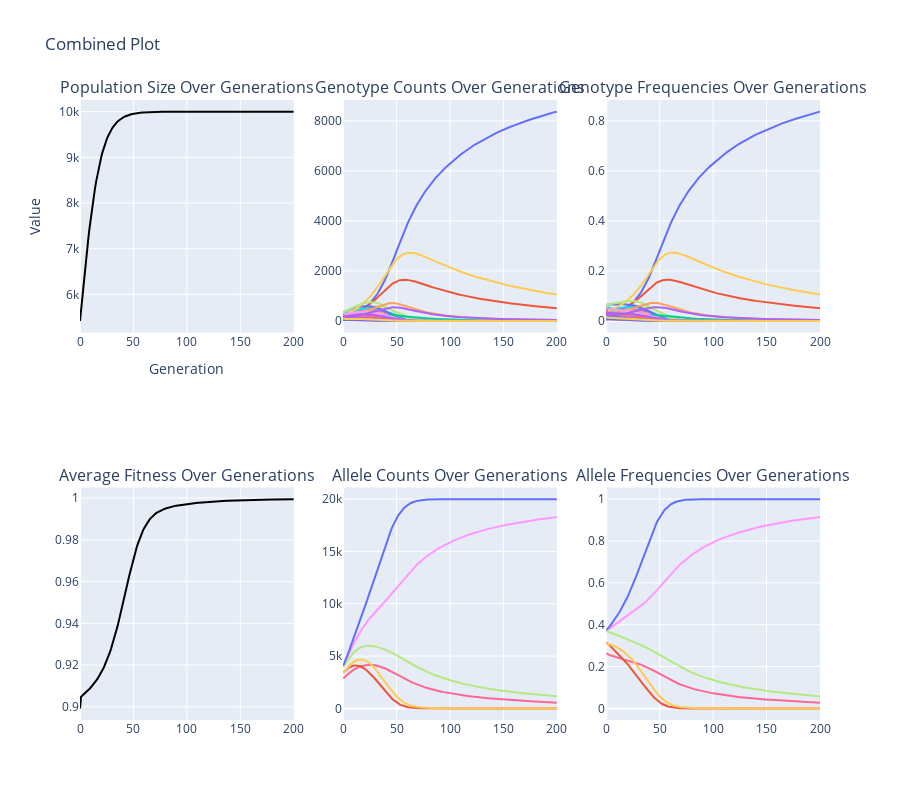

Source (notebook cell):
### Code cell
# 2 locus, 3 alleles each (Randomly generated, not HW equilibrium)

generations=200
growth_rate=0.1
drift=0
carrying_capacity = 10000


num_loci = 2
num_alleles = 3
population_size = 10000
random_seed = 0
genotype_counts, genotype_fitness = generate_genotype_data(num_loci, num_alleles, population_size, random_seed)

# print("Genotype Counts:")
# for genotype, count in genotype_counts.items():
#     print(f"{genotype}: {count}")

# print("\nGenotype Fitness:")
# for genotype, fitness in genotype_fitness.items():
#     print(f"{genotype}: {fitness}")

mutations=None

next_genotype_frequencies(generations, genotype_counts, genotype_fitness, growth_rate, carrying_capacity, drift, mutations)

### Figure 1 — Plotly figure (JSON) as saved in the notebook; plotly's stock layout.template omitted (floating-point values rounded to 4 significant figures; data arrays with more than 128 entries replaced by an {"elided": "..."} marker saying what was removed)
{"data": [{"hoverinfo": "text", "line": {"color": "black"}, "mode": "lines", "name": "Population Size", "showlegend": false, "text": {"elided": "201 str values"}, "type": "scatter", "x": {"elided": "201 int values"}, "xaxis": "x", "y": {"elided": "201 float values"}, "yaxis": "y"}, {"hoverinfo": "text", "line": {"color": "#EF553B"}, "mode": "lines", "name": "A1A1, B1B1", "showlegend": false, "text": {"elided": "201 str values"}, "type": "scatter", "x": {"elided": "201 int values"}, "xaxis": "x2", "y": {"elided": "201 int values"}, "yaxis": "y2"}, {"hoverinfo": "text", "line": {"color": "#AB63FA"}, "mode": "lines", "name": "A1A1, B1B2", "showlegend": false, "text": {"elided": "201 str values"}, "type": "scatter", "x": {"elided": "201 int values"}, "xaxis": "x2", "y": {"elided": "201 int values"}, "yaxis": "y2"}, {"hoverinfo": "text", "line": {"color": "#EF553B"}, "mode": "lines", "name": "A1A1, B1B3", "showlegend": false, "text": {"elided": "201 str values"}, "type": "scatter", "x": {"elided": "201 int values"}, "xaxis": "x2", "y": {"elided": "201 int values"}, "yaxis": "y2"}, {"hoverinfo": "text", "line": {"color": "#636EFA"}, "mode": "lines", "name": "A1A1, B2B2", "showlegend": false, "text": {"elided": "201 str values"}, "type": "scatter", "x": {"elided": "201 int values"}, "xaxis": "x2", "y": {"elided": "201 int values"}, "yaxis": "y2"}, {"hoverinfo": "text", "line": {"color": "#B6E880"}, "mode": "lines", "name": "A1A1, B2B3", "showlegend": false, "text": {"elided": "201 str values"}, "type": "scatter", "x": {"elided": "201 int values"}, "xaxis": "x2", "y": {"elided": "201 int values"}, "yaxis": "y2"}, {"hoverinfo": "text", "line": {"color": "#FF6692"}, "mode": "lines", "name": "A1A1, B3B3", "showlegend": false, "text": {"elided": "201 str values"}, "type": "scatter", "x": {"elided": "201 int values"}, "xaxis": "x2", "y": {"elided": "201 int values"}, "yaxis": "y2"}, {"hoverinfo": "text", "line": {"color": "#00CC96"}, "mode": "lines", "name": "A1A2, B1B1", "showlegend": false, "text": {"elided": "201 str values"}, "type": "scatter", "x": {"elided": "201 int values"}, "xaxis": "x2", "y": {"elided": "201 int values"}, "yaxis": "y2"}, {"hoverinfo": "text", "line": {"color": "#FFA15A"}, "mode": "lines", "name": "A1A2, B1B2", "showlegend": false, "text": {"elided": "201 str values"}, "type": "scatter", "x": {"elided": "201 int values"}, "xaxis": "x2", "y": {"elided": "201 int values"}, "yaxis": "y2"}, {"hoverinfo": "text", "line": {"color": "#00CC96"}, "mode": "lines", "name": "A1A2, B1B3", "showlegend": false, "text": {"elided": "201 str values"}, "type": "scatter", "x": {"elided": "201 int values"}, "xaxis": "x2", "y": {"elided": "201 int values"}, "yaxis": "y2"}, {"hoverinfo": "text", "line": {"color": "#EF553B"}, "mode": "lines", "name": "A1A2, B2B2", "showlegend": false, "text": {"elided": "201 str values"}, "type": "scatter", "x": {"elided": "201 int values"}, "xaxis": "x2", "y": {"elided": "201 int values"}, "yaxis": "y2"}, {"hoverinfo": "text", "line": {"color": "#19D3F3"}, "mode": "lines", "name": "A1A2, B2B3", "showlegend": false, "text": {"elided": "201 str values"}, "type": "scatter", "x": {"elided": "201 int values"}, "xaxis": "x2", "y": {"elided": "201 int values"}, "yaxis": "y2"}, {"hoverinfo": "text", "line": {"color": "#FFA15A"}, "mode": "lines", "name": "A1A2, B3B3", "showlegend": false, "text": {"elided": "201 str values"}, "type": "scatter", "x": {"elided": "201 int values"}, "xaxis": "x2", "y": {"elided": "201 int values"}, "yaxis": "y2"}, {"hoverinfo": "text", "line": {"color": "#FECB52"}, "mode": "lines", "name": "A1A3, B1B1", "showlegend": false, "text": {"elided": "201 str values"}, "type": "scatter", "x": {"elided": "201 int values"}, "xaxis": "x2", "y": {"elided": "201 int values"}, "yaxis": "y2"}, {"hoverinfo": "text", "line": {"color": "#636EFA"}, "mode": "lines", "name": "A1A3, B1B2", "showlegend": false, "text": {"elided": "201 str values"}, "type": "scatter", "x": {"elided": "201 int values"}, "xaxis": "x2", "y": {"elided": "201 int values"}, "yaxis": "y2"}, {"hoverinfo": "text", "line": {"color": "#19D3F3"}, "mode": "lines", "name": "A1A3, B1B3", "showlegend": false, "text": {"elided": "201 str values"}, "type": "scatter", "x": {"elided": "201 int values"}, "xaxis": "x2", "y": {"elided": "201 int values"}, "yaxis": "y2"}, {"hoverinfo": "text", "line": {"color": "#FECB52"}, "mode": "lines", "name": "A1A3, B2B2", "showlegend": false, "text": {"elided": "201 str values"}, "type": "scatter", "x": {"elided": "201 int values"}, "xaxis": "x2", "y": {"elided": "201 int values"}, "yaxis": "y2"}, {"hoverinfo": "text", "line": {"color": "#B6E880"}, "mode": "lines", "name": "A1A3, B2B3", "showlegend": false, "text": {"elided": "201 str values"}, "type": "scatter", "x": {"elided": "201 int values"}, "xaxis": "x2", "y": {"elided": "201 int values"}, "yaxis": "y2"}, {"hoverinfo": "text", "line": {"color": "#19D3F3"}, "mode": "lines", "name": "A1A3, B3B3", "showlegend": false, "text": {"elided": "201 str values"}, "type": "scatter", "x": {"elided": "201 int values"}, "xaxis": "x2", "y": {"elided": "201 int values"}, "yaxis": "y2"}, {"hoverinfo": "text", "line": {"color": "#FF6692"}, "mode": "lines", "name": "A2A2, B1B1", "showlegend": false, "text": {"elided": "201 str values"}, "type": "scatter", "x": {"elided": "201 int values"}, "xaxis": "x2", "y": {"elided": "201 int values"}, "yaxis": "y2"}, {"hoverinfo": "text", "line": {"color": "#FF97FF"}, "mode": "lines", "name": "A2A2, B1B2", "showlegend": false, "text": {"elided": "201 str values"}, "type": "scatter", "x": {"elided": "201 int values"}, "xaxis": "x2", "y": {"elided": "201 int values"}, "yaxis": "y2"}, {"hoverinfo": "text", "line": {"color": "#FF97FF"}, "mode": "lines", "name": "A2A2, B1B3", "showlegend": false, "text": {"elided": "201 str values"}, "type": "scatter", "x": {"elided": "201 int values"}, "xaxis": "x2", "y": {"elided": "201 int values"}, "yaxis": "y2"}, {"hoverinfo": "text", "line": {"color": "#00CC96"}, "mode": "lines", "name": "A2A2, B2B2", "showlegend": false, "text": {"elided": "201 str values"}, "type": "scatter", "x": {"elided": "201 int values"}, "xaxis": "x2", "y": {"elided": "201 int values"}, "yaxis": "y2"}, {"hoverinfo": "text", "line": {"color": "#EF553B"}, "mode": "lines", "name": "A2A2, B2B3", "showlegend": false, "text": {"elided": "201 str values"}, "type": "scatter", "x": {"elided": "201 int values"}, "xaxis": "x2", "y": {"elided": "201 int values"}, "yaxis": "y2"}, {"hoverinfo": "text", "line": {"color": "#636EFA"}, "mode": "lines", "name": "A2A2, B3B3", "showlegend": false, "text": {"elided": "201 str values"}, "type": "scatter", "x": {"elided": "201 int values"}, "xaxis": "x2", "y": {"elided": "201 int values"}, "yaxis": "y2"}, {"hoverinfo": "text", "line": {"color": "#19D3F3"}, "mode": "lines", "name": "A2A3, B1B1", "showlegend": false, "text": {"elided": "201 str values"}, "type": "scatter", "x": {"elided": "201 int values"}, "xaxis": "x2", "y": {"elided": "201 int values"}, "yaxis": "y2"}, {"hoverinfo": "text", "line": {"color": "#B6E880"}, "mode": "lines", "name": "A2A3, B1B2", "showlegend": false, "text": {"elided": "201 str values"}, "type": "scatter", "x": {"elided": "201 int values"}, "xaxis": "x2", "y": {"elided": "201 int values"}, "yaxis": "y2"}, {"hoverinfo": "text", "line": {"color": "#FFA15A"}, "mode": "lines", "name": "A2A3, B1B3", "showlegend": false, "text": {"elided": "201 str values"}, "type": "scatter", "x": {"elided": "201 int values"}, "xaxis": "x2", "y": {"elided": "201 int values"}, "yaxis": "y2"}, {"hoverinfo": "text", "line": {"color": "#FFA15A"}, "mode": "lines", "name": "A2A3, B2B2", "showlegend": false, "text": {"elided": "201 str values"}, "type": "scatter", "x": {"elided": "201 int values"}, "xaxis": "x2", "y": {"elided": "201 int values"}, "yaxis": "y2"}, {"hoverinfo": "text", "line": {"color": "#FF97FF"}, "mode": "lines", "name": "A2A3, B2B3", "showlegend": false, "text": {"elided": "201 str values"}, "type": "scatter", "x": {"elided": "201 int values"}, "xaxis": "x2", "y": {"elided": "201 int values"}, "yaxis": "y2"}, {"hoverinfo": "text", "line": {"color": "#00CC96"}, "mode": "lines", "name": "A2A3, B3B3", "showlegend": false, "text": {"elided": "201 str values"}, "type": "scatter", "x": {"elided": "201 int values"}, "xaxis": "x2", "y": {"elided": "201 int values"}, "yaxis": "y2"}, {"hoverinfo": "text", "line": {"color": "#636EFA"}, "mode": "lines", "name": "A3A3, B1B1", "showlegend": false, "text": {"elided": "201 str values"}, "type": "scatter", "x": {"elided": "201 int values"}, "xaxis": "x2", "y": {"elided": "201 int values"}, "yaxis": "y2"}, {"hoverinfo": "text", "line": {"color": "#FF6692"}, "mode": "lines", "name": "A3A3, B1B2", "showlegend": false, "text": {"elided": "201 str values"}, "type": "scatter", "x": {"elided": "201 int values"}, "xaxis": "x2", "y": {"elided": "201 int values"}, "yaxis": "y2"}, {"hoverinfo": "text", "line": {"color": "#AB63FA"}, "mode": "lines", "name": "A3A3, B1B3", "showlegend": false, "text": {"elided": "201 str values"}, "type": "scatter", "x": {"elided": "201 int values"}, "xaxis": "x2", "y": {"elided": "201 int values"}, "yaxis": "y2"}, {"hoverinfo": "text", "line": {"color": "#AB63FA"}, "mode": "lines", "name": "A3A3, B2B2", "showlegend": false, "text": {"elided": "201 str values"}, "type": "scatter", "x": {"elided": "201 int values"}, "xaxis": "x2", "y": {"elided": "201 int values"}, "yaxis": "y2"}, {"hoverinfo": "text", "line": {"color": "#AB63FA"}, "mode": "lines", "name": "A3A3, B2B3", "showlegend": false, "text": {"elided": "201 str values"}, "type": "scatter", "x": {"elided": "201 int values"}, "xaxis": "x2", "y": {"elided": "201 int values"}, "yaxis": "y2"}, {"hoverinfo": "text", "line": {"color": "#FECB52"}, "mode": "lines", "name": "A3A3, B3B3", "showlegend": false, "text": {"elided": "201 str values"}, "type": "scatter", "x": {"elided": "201 int values"}, "xaxis": "x2", "y": {"elided": "201 int values"}, "yaxis": "y2"}, {"hoverinfo": "text", "line": {"color": "#EF553B"}, "mode": "lines", "name": "A1A1, B1B1", "showlegend": false, "text": {"elided": "201 str values"}, "type": "scatter", "x": {"elided": "201 int values"}, "xaxis": "x3", "y": {"elided": "201 float values"}, "yaxis": "y3"}, {"hoverinfo": "text", "line": {"color": "#AB63FA"}, "mode": "lines", "name": "A1A1, B1B2", "showlegend": false, "text": {"elided": "201 str values"}, "type": "scatter", "x": {"elided": "201 int values"}, "xaxis": "x3", "y": {"elided": "201 float values"}, "yaxis": "y3"}, {"hoverinfo": "text", "line": {"color": "#EF553B"}, "mode": "lines", "name": "A1A1, B1B3", "showlegend": false, "text": {"elided": "201 str values"}, "type": "scatter", "x": {"elided": "201 int values"}, "xaxis": "x3", "y": {"elided": "201 float values"}, "yaxis": "y3"}, {"hoverinfo": "text", "line": {"color": "#636EFA"}, "mode": "lines", "name": "A1A1, B2B2", "showlegend": false, "text": {"elided": "201 str values"}, "type": "scatter", "x": {"elided": "201 int values"}, "xaxis": "x3", "y": {"elided": "201 float values"}, "yaxis": "y3"}, {"hoverinfo": "text", "line": {"color": "#B6E880"}, "mode": "lines", "name": "A1A1, B2B3", "showlegend": false, "text": {"elided": "201 str values"}, "type": "scatter", "x": {"elided": "201 int values"}, "xaxis": "x3", "y": {"elided": "201 float values"}, "yaxis": "y3"}, {"hoverinfo": "text", "line": {"color": "#FF6692"}, "mode": "lines", "name": "A1A1, B3B3", "showlegend": false, "text": {"elided": "201 str values"}, "type": "scatter", "x": {"elided": "201 int values"}, "xaxis": "x3", "y": {"elided": "201 float values"}, "yaxis": "y3"}, {"hoverinfo": "text", "line": {"color": "#00CC96"}, "mode": "lines", "name": "A1A2, B1B1", "showlegend": false, "text": {"elided": "201 str values"}, "type": "scatter", "x": {"elided": "201 int values"}, "xaxis": "x3", "y": {"elided": "201 float values"}, "yaxis": "y3"}, {"hoverinfo": "text", "line": {"color": "#FFA15A"}, "mode": "lines", "name": "A1A2, B1B2", "showlegend": false, "text": {"elided": "201 str values"}, "type": "scatter", "x": {"elided": "201 int values"}, "xaxis": "x3", "y": {"elided": "201 float values"}, "yaxis": "y3"}, {"hoverinfo": "text", "line": {"color": "#00CC96"}, "mode": "lines", "name": "A1A2, B1B3", "showlegend": false, "text": {"elided": "201 str values"}, "type": "scatter", "x": {"elided": "201 int values"}, "xaxis": "x3", "y": {"elided": "201 float values"}, "yaxis": "y3"}, {"hoverinfo": "text", "line": {"color": "#EF553B"}, "mode": "lines", "name": "A1A2, B2B2", "showlegend": false, "text": {"elided": "201 str values"}, "type": "scatter", "x": {"elided": "201 int values"}, "xaxis": "x3", "y": {"elided": "201 float values"}, "yaxis": "y3"}, {"hoverinfo": "text", "line": {"color": "#19D3F3"}, "mode": "lines", "name": "A1A2, B2B3", "showlegend": false, "text": {"elided": "201 str values"}, "type": "scatter", "x": {"elided": "201 int values"}, "xaxis": "x3", "y": {"elided": "201 float values"}, "yaxis": "y3"}, {"hoverinfo": "text", "line": {"color": "#FFA15A"}, "mode": "lines", "name": "A1A2, B3B3", "showlegend": false, "text": {"elided": "201 str values"}, "type": "scatter", "x": {"elided": "201 int values"}, "xaxis": "x3", "y": {"elided": "201 float values"}, "yaxis": "y3"}, {"hoverinfo": "text", "line": {"color": "#FECB52"}, "mode": "lines", "name": "A1A3, B1B1", "showlegend": false, "text": {"elided": "201 str values"}, "type": "scatter", "x": {"elided": "201 int values"}, "xaxis": "x3", "y": {"elided": "201 float values"}, "yaxis": "y3"}, {"hoverinfo": "text", "line": {"color": "#636EFA"}, "mode": "lines", "name": "A1A3, B1B2", "showlegend": false, "text": {"elided": "201 str values"}, "type": "scatter", "x": {"elided": "201 int values"}, "xaxis": "x3", "y": {"elided": "201 float values"}, "yaxis": "y3"}, {"hoverinfo": "text", "line": {"color": "#19D3F3"}, "mode": "lines", "name": "A1A3, B1B3", "showlegend": false, "text": {"elided": "201 str values"}, "type": "scatter", "x": {"elided": "201 int values"}, "xaxis": "x3", "y": {"elided": "201 float values"}, "yaxis": "y3"}, {"hoverinfo": "text", "line": {"color": "#FECB52"}, "mode": "lines", "name": "A1A3, B2B2", "showlegend": false, "text": {"elided": "201 str values"}, "type": "scatter", "x": {"elided": "201 int values"}, "xaxis": "x3", "y": {"elided": "201 float values"}, "yaxis": "y3"}, {"hoverinfo": "text", "line": {"color": "#B6E880"}, "mode": "lines", "name": "A1A3, B2B3", "showlegend": false, "text": {"elided": "201 str values"}, "type": "scatter", "x": {"elided": "201 int values"}, "xaxis": "x3", "y": {"elided": "201 float values"}, "yaxis": "y3"}, {"hoverinfo": "text", "line": {"color": "#19D3F3"}, "mode": "lines", "name": "A1A3, B3B3", "showlegend": false, "text": {"elided": "201 str values"}, "type": "scatter", "x": {"elided": "201 int values"}, "xaxis": "x3", "y": {"elided": "201 float values"}, "yaxis": "y3"}, {"hoverinfo": "text", "line": {"color": "#FF6692"}, "mode": "lines", "name": "A2A2, B1B1", "showlegend": false, "text": {"elided": "201 str values"}, "type": "scatter", "x": {"elided": "201 int values"}, "xaxis": "x3", "y": {"elided": "201 float values"}, "yaxis": "y3"}, {"hoverinfo": "text", "line": {"color": "#FF97FF"}, "mode": "lines", "name": "A2A2, B1B2", "showlegend": false, "text": {"elided": "201 str values"}, "type": "scatter", "x": {"elided": "201 int values"}, "xaxis": "x3", "y": {"elided": "201 float values"}, "yaxis": "y3"}, {"hoverinfo": "text", "line": {"color": "#FF97FF"}, "mode": "lines", "name": "A2A2, B1B3", "showlegend": false, "text": {"elided": "201 str values"}, "type": "scatter", "x": {"elided": "201 int values"}, "xaxis": "x3", "y": {"elided": "201 float values"}, "yaxis": "y3"}, {"hoverinfo": "text", "line": {"color": "#00CC96"}, "mode": "lines", "name": "A2A2, B2B2", "showlegend": false, "text": {"elided": "201 str values"}, "type": "scatter", "x": {"elided": "201 int values"}, "xaxis": "x3", "y": {"elided": "201 float values"}, "yaxis": "y3"}, {"hoverinfo": "text", "line": {"color": "#EF553B"}, "mode": "lines", "name": "A2A2, B2B3", "showlegend": false, "text": {"elided": "201 str values"}, "type": "scatter", "x": {"elided": "201 int values"}, "xaxis": "x3", "y": {"elided": "201 float values"}, "yaxis": "y3"}, {"hoverinfo": "text", "line": {"color": "#636EFA"}, "mode": "lines", "name": "A2A2, B3B3", "showlegend": false, "text": {"elided": "201 str values"}, "type": "scatter", "x": {"elided": "201 int values"}, "xaxis": "x3", "y": {"elided": "201 float values"}, "yaxis": "y3"}, {"hoverinfo": "text", "line": {"color": "#19D3F3"}, "mode": "lines", "name": "A2A3, B1B1", "showlegend": false, "text": {"elided": "201 str values"}, "type": "scatter", "x": {"elided": "201 int values"}, "xaxis": "x3", "y": {"elided": "201 float values"}, "yaxis": "y3"}, {"hoverinfo": "text", "line": {"color": "#B6E880"}, "mode": "lines", "name": "A2A3, B1B2", "showlegend": false, "text": {"elided": "201 str values"}, "type": "scatter", "x": {"elided": "201 int values"}, "xaxis": "x3", "y": {"elided": "201 float values"}, "yaxis": "y3"}, {"hoverinfo": "text", "line": {"color": "#FFA15A"}, "mode": "lines", "name": "A2A3, B1B3", "showlegend": false, "text": {"elided": "201 str values"}, "type": "scatter", "x": {"elided": "201 int values"}, "xaxis": "x3", "y": {"elided": "201 float values"}, "yaxis": "y3"}, {"hoverinfo": "text", "line": {"color": "#FFA15A"}, "mode": "lines", "name": "A2A3, B2B2", "showlegend": false, "text": {"elided": "201 str values"}, "type": "scatter", "x": {"elided": "201 int values"}, "xaxis": "x3", "y": {"elided": "201 float values"}, "yaxis": "y3"}, {"hoverinfo": "text", "line": {"color": "#FF97FF"}, "mode": "lines", "name": "A2A3, B2B3", "showlegend": false, "text": {"elided": "201 str values"}, "type": "scatter", "x": {"elided": "201 int values"}, "xaxis": "x3", "y": {"elided": "201 float values"}, "yaxis": "y3"}, {"hoverinfo": "text", "line": {"color": "#00CC96"}, "mode": "lines", "name": "A2A3, B3B3", "showlegend": false, "text": {"elided": "201 str values"}, "type": "scatter", "x": {"elided": "201 int values"}, "xaxis": "x3", "y": {"elided": "201 float values"}, "yaxis": "y3"}, {"hoverinfo": "text", "line": {"color": "#636EFA"}, "mode": "lines", "name": "A3A3, B1B1", "showlegend": false, "text": {"elided": "201 str values"}, "type": "scatter", "x": {"elided": "201 int values"}, "xaxis": "x3", "y": {"elided": "201 float values"}, "yaxis": "y3"}, {"hoverinfo": "text", "line": {"color": "#FF6692"}, "mode": "lines", "name": "A3A3, B1B2", "showlegend": false, "text": {"elided": "201 str values"}, "type": "scatter", "x": {"elided": "201 int values"}, "xaxis": "x3", "y": {"elided": "201 float values"}, "yaxis": "y3"}, {"hoverinfo": "text", "line": {"color": "#AB63FA"}, "mode": "lines", "name": "A3A3, B1B3", "showlegend": false, "text": {"elided": "201 str values"}, "type": "scatter", "x": {"elided": "201 int values"}, "xaxis": "x3", "y": {"elided": "201 float values"}, "yaxis": "y3"}, {"hoverinfo": "text", "line": {"color": "#AB63FA"}, "mode": "lines", "name": "A3A3, B2B2", "showlegend": false, "text": {"elided": "201 str values"}, "type": "scatter", "x": {"elided": "201 int values"}, "xaxis": "x3", "y": {"elided": "201 float values"}, "yaxis": "y3"}, {"hoverinfo": "text", "line": {"color": "#AB63FA"}, "mode": "lines", "name": "A3A3, B2B3", "showlegend": false, "text": {"elided": "201 str values"}, "type": "scatter", "x": {"elided": "201 int values"}, "xaxis": "x3", "y": {"elided": "201 float values"}, "yaxis": "y3"}, {"hoverinfo": "text", "line": {"color": "#FECB52"}, "mode": "lines", "name": "A3A3, B3B3", "showlegend": false, "text": {"elided": "201 str values"}, "type": "scatter", "x": {"elided": "201 int values"}, "xaxis": "x3", "y": {"elided": "201 float values"}, "yaxis": "y3"}, {"hoverinfo": "text", "line": {"color": "black"}, "mode": "lines", "name": "Average Fitness", "showlegend": false, "text": {"elided": "201 str values"}, "type": "scatter", "x": {"elided": "201 int values"}, "xaxis": "x4", "y": {"elided": "201 float values"}, "yaxis": "y4"}, {"hoverinfo": "text", "line": {"color": "#FF97FF"}, "mode": "lines", "name": "A1", "showlegend": false, "text": {"elided": "201 str values"}, "type": "scatter", "x": {"elided": "201 int values"}, "xaxis": "x5", "y": {"elided": "201 int values"}, "yaxis": "y5"}, {"hoverinfo": "text", "line": {"color": "#FF6692"}, "mode": "lines", "name": "A2", "showlegend": false, "text": {"elided": "201 str values"}, "type": "scatter", "x": {"elided": "201 int values"}, "xaxis": "x5", "y": {"elided": "201 int values"}, "yaxis": "y5"}, {"hoverinfo": "text", "line": {"color": "#B6E880"}, "mode": "lines", "name": "A3", "showlegend": false, "text": {"elided": "201 str values"}, "type": "scatter", "x": {"elided": "201 int values"}, "xaxis": "x5", "y": {"elided": "201 int values"}, "yaxis": "y5"}, {"hoverinfo": "text", "line": {"color": "#EF553B"}, "mode": "lines", "name": "B1", "showlegend": false, "text": {"elided": "201 str values"}, "type": "scatter", "x": {"elided": "201 int values"}, "xaxis": "x5", "y": {"elided": "201 int values"}, "yaxis": "y5"}, {"hoverinfo": "text", "line": {"color": "#636EFA"}, "mode": "lines", "name": "B2", "showlegend": false, "text": {"elided": "201 str values"}, "type": "scatter", "x": {"elided": "201 int values"}, "xaxis": "x5", "y": {"elided": "201 int values"}, "yaxis": "y5"}, {"hoverinfo": "text", "line": {"color": "#FECB52"}, "mode": "lines", "name": "B3", "showlegend": false, "text": {"elided": "201 str values"}, "type": "scatter", "x": {"elided": "201 int values"}, "xaxis": "x5", "y": {"elided": "201 int values"}, "yaxis": "y5"}, {"hoverinfo": "text", "line": {"color": "#FF97FF"}, "mode": "lines", "name": "A1", "showlegend": false, "text": {"elided": "201 str values"}, "type": "scatter", "x": {"elided": "201 int values"}, "xaxis": "x6", "y": {"elided": "201 float values"}, "yaxis": "y6"}, {"hoverinfo": "text", "line": {"color": "#FF6692"}, "mode": "lines", "name": "A2", "showlegend": false, "text": {"elided": "201 str values"}, "type": "scatter", "x": {"elided": "201 int values"}, "xaxis": "x6", "y": {"elided": "201 float values"}, "yaxis": "y6"}, {"hoverinfo": "text", "line": {"color": "#B6E880"}, "mode": "lines", "name": "A3", "showlegend": false, "text": {"elided": "201 str values"}, "type": "scatter", "x": {"elided": "201 int values"}, "xaxis": "x6", "y": {"elided": "201 float values"}, "yaxis": "y6"}, {"hoverinfo": "text", "line": {"color": "#EF553B"}, "mode": "lines", "name": "B1", "showlegend": false, "text": {"elided": "201 str values"}, "type": "scatter", "x": {"elided": "201 int values"}, "xaxis": "x6", "y": {"elided": "201 float values"}, "yaxis": "y6"}, {"hoverinfo": "text", "line": {"color": "#636EFA"}, "mode": "lines", "name": "B2", "showlegend": false, "text": {"elided": "201 str values"}, "type": "scatter", "x": {"elided": "201 int values"}, "xaxis": "x6", "y": {"elided": "201 float values"}, "yaxis": "y6"}, {"hoverinfo": "text", "line": {"color": "#FECB52"}, "mode": "lines", "name": "B3", "showlegend": false, "text": {"elided": "201 str values"}, "type": "scatter", "x": {"elided": "201 int values"}, "xaxis": "x6", "y": {"elided": "201 float values"}, "yaxis": "y6"}], "layout": {"annotations": [{"font": {"size": 16}, "showarrow": false, "text": "Population Size Over Generations", "x": 0.1444, "xanchor": "center", "xref": "paper", "y": 1, "yanchor": "bottom", "yref": "paper"}, {"font": {"size": 16}, "showarrow": false, "text": "Genotype Counts Over Generations", "x": 0.5, "xanchor": "center", "xref": "paper", "y": 1, "yanchor": "bottom", "yref": "paper"}, {"font": {"size": 16}, "showarrow": false, "text": "Genotype Frequencies Over Generations", "x": 0.8556, "xanchor": "center", "xref": "paper", "y": 1, "yanchor": "bottom", "yref": "paper"}, {"font": {"size": 16}, "showarrow": false, "text": "Average Fitness Over Generations", "x": 0.1444, "xanchor": "center", "xref": "paper", "y": 0.375, "yanchor": "bottom", "yref": "paper"}, {"font": {"size": 16}, "showarrow": false, "text": "Allele Counts Over Generations", "x": 0.5, "xanchor": "center", "xref": "paper", "y": 0.375, "yanchor": "bottom", "yref": "paper"}, {"font": {"size": 16}, "showarrow": false, "text": "Allele Frequencies Over Generations", "x": 0.8556, "xanchor": "center", "xref": "paper", "y": 0.375, "yanchor": "bottom", "yref": "paper"}], "height": 800, "hovermode": "closest", "title": {"text": "Combined Plot"}, "xaxis": {"anchor": "y", "domain": [0, 0.2889], "title": {"text": "Generation"}}, "xaxis2": {"anchor": "y2", "domain": [0.3556, 0.6444]}, "xaxis3": {"anchor": "y3", "domain": [0.7111, 1]}, "xaxis4": {"anchor": "y4", "domain": [0, 0.2889]}, "xaxis5": {"anchor": "y5", "domain": [0.3556, 0.6444]}, "xaxis6": {"anchor": "y6", "domain": [0.7111, 1]}, "yaxis": {"anchor": "x", "domain": [0.625, 1], "title": {"text": "Value"}}, "yaxis2": {"anchor": "x2", "domain": [0.625, 1]}, "yaxis3": {"anchor": "x3", "domain": [0.625, 1]}, "yaxis4": {"anchor": "x4", "domain": [0, 0.375]}, "yaxis5": {"anchor": "x5", "domain": [0, 0.375]}, "yaxis6": {"anchor": "x6", "domain": [0, 0.375]}}}
